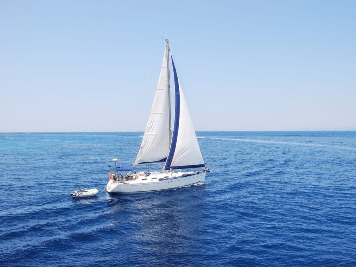
#> input picture Texture Synthesis/boat.jpg, 356 x 267 px
$ python Holefill.py
#> lines starting #> are read from the running program, lines starting #| are printed output that depends on the picture; after the words box and inside, x2 and y2 are one past the last pixel; in counts of white or black regions, pixels touching at a corner belong together
from PIL import Image, ImageDraw
import numpy as np
import random
import os.path
import pickle

##############################################################################
#                        Functions for you to complete                       #
##############################################################################

# [52 lines left out: functions ComputeSSD, CopyPatch, not called in this run]

##############################################################################
#                            Some helper functions                           #
##############################################################################

def DrawBox(im,x1,y1,x2,y2):
	draw = ImageDraw.Draw(im)
	draw.line((x1,y1,x1,y2),fill="white",width=1)
	draw.line((x1,y1,x2,y1),fill="white",width=1)
	draw.line((x2,y2,x1,y2),fill="white",width=1)
	draw.line((x2,y2,x2,y1),fill="white",width=1)
	del draw
	return im

# [12 lines left out: function Find_Edge, not called in this run]

##############################################################################
#                           Main script starts here                          #
##############################################################################

#
# Constants
#

# Change patchL to change the patch size used (patch size is 2 *patchL + 1)
patchL = 10
patchSize = 2*patchL+1

# Standard deviation for random patch selection
randomPatchSD = 1

# Display results interactively
showResults = True

#
# Read input image
#

im = Image.open('boat.jpg').convert('RGB')
#> im is the input picture: PIL image 356x267 RGB; mean R, G, B 133.9, 165.4, 204.6
im_array = np.asarray(im, dtype=np.uint8)
imRows, imCols, imBands = np.shape(im_array)
#> imRows = 267; imCols = 356; imBands = 3

#
# Define hole and texture regions.  This will use files fill_region.pkl and
#   texture_region.pkl, if both exist, otherwise user has to select the regions.
if os.path.isfile('fill_region.pkl') and os.path.isfile('texture_region.pkl'):
	fill_region_file = open('fill_region.pkl', 'rb')
#> (reads Texture Synthesis/fill_region.pkl from the repository)
	fillRegion = pickle.load( fill_region_file )
	fill_region_file.close()

	texture_region_file = open('texture_region.pkl', 'rb')
#> (reads Texture Synthesis/texture_region.pkl from the repository)
	textureRegion = pickle.load( texture_region_file )
	texture_region_file.close()
else:
	# ask the user to define the regions
	print("Specify the fill and texture regions using polyselect.py")
	exit()

#
# Get coordinates for hole and texture regions
#

fill_indices = fillRegion.nonzero()
nFill = len(fill_indices[0])                # number of pixels to be filled
iFillMax = max(fill_indices[0])
iFillMin = min(fill_indices[0])
jFillMax = max(fill_indices[1])
jFillMin = min(fill_indices[1])
assert((iFillMin >= patchL) and
		(iFillMax < imRows - patchL) and
		(jFillMin >= patchL) and
		(jFillMax < imCols - patchL)) , "Hole is too close to edge of image for this patch size"

texture_indices = textureRegion.nonzero()
iTextureMax = max(texture_indices[0])
iTextureMin = min(texture_indices[0])
jTextureMax = max(texture_indices[1])
jTextureMin = min(texture_indices[1])
textureIm   = im_array[iTextureMin:iTextureMax+1, jTextureMin:jTextureMax+1, :]
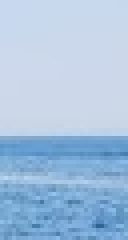
#> textureIm: shape (60, 32, 3) (shown 4 times larger); mean R, G, B 166.8, 194.7, 223.6
texImRows, texImCols, texImBands = np.shape(textureIm)
#> texImRows = 60; texImCols = 32; texImBands = 3
assert((texImRows > patchSize) and
		(texImCols > patchSize)) , "Texture image is smaller than patch size"

#
# Initialize imHole for texture synthesis (i.e., set fill pixels to 0)
#

imHole = im_array.copy()
imHole[fill_indices] = 0
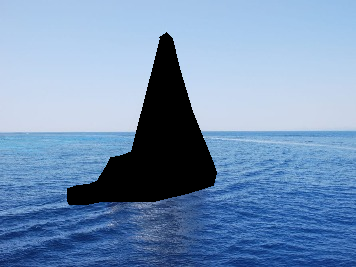
#> imHole: shape (267, 356, 3); 11.26% of pixels changed, all inside (x1, y1, x2, y2) = (67, 32, 217, 205)

#
# Is the user happy with fillRegion and textureIm?
#
if showResults == True:
	# original
	im.show()
	# convert to a PIL image, show fillRegion and draw a box around textureIm
	im1 = Image.fromarray(imHole).convert('RGB')
	im1 = DrawBox(im1,jTextureMin,iTextureMin,jTextureMax,iTextureMax)
	im1.show()
	print("Are you happy with this choice of fillRegion and textureIm?")
	Yes_or_No = False
	while not Yes_or_No:
#> (the run stopped early here; a loop or call above may not have finished)
